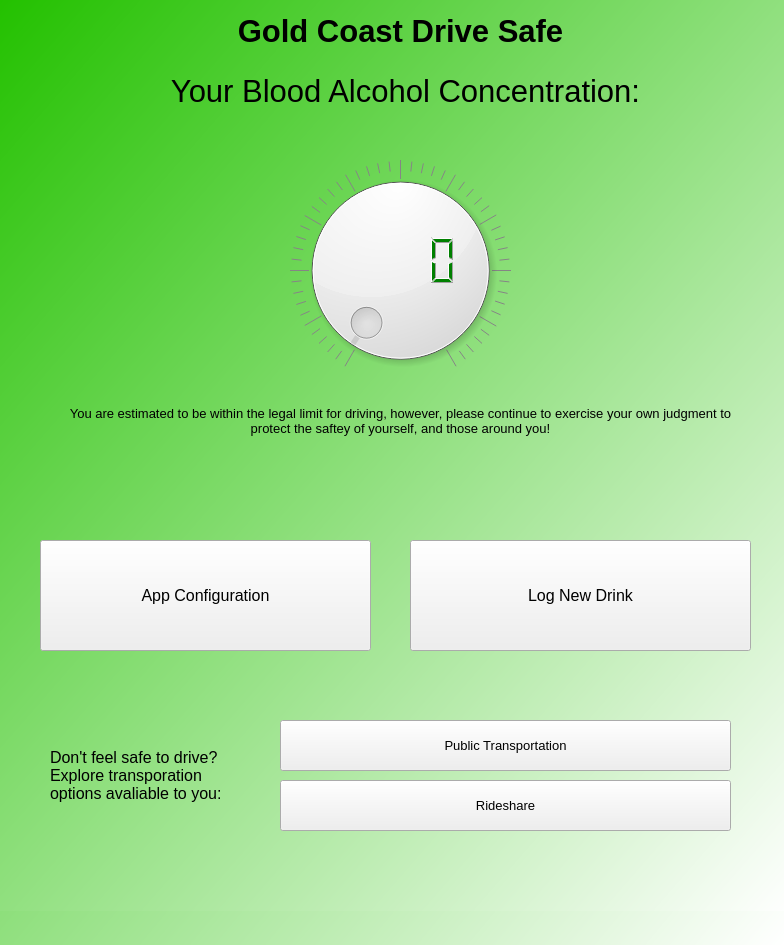
<?xml version="1.0" encoding="UTF-8"?>
<ui version="4.0">
 <class>MainWindow</class>
 <widget class="QMainWindow" name="MainWindow">
  <property name="geometry">
   <rect>
    <x>0</x>
    <y>0</y>
    <width>784</width>
    <height>945</height>
   </rect>
  </property>
  <property name="windowTitle">
   <string>MainWindow</string>
  </property>
  <widget class="QWidget" name="centralwidget">
   <property name="styleSheet">
    <string notr="true">#centralwidget{background-color: qlineargradient(spread:pad, x1:0, y1:0, x2:1, y2:1, stop:0 rgba(35, 193, 0, 255), stop:1 rgba(255, 255, 255, 255));}
</string>
   </property>
   <widget class="QStackedWidget" name="stackedWidget">
    <property name="geometry">
     <rect>
      <x>0</x>
      <y>0</y>
      <width>791</width>
      <height>911</height>
     </rect>
    </property>
    <property name="autoFillBackground">
     <bool>false</bool>
    </property>
    <property name="styleSheet">
     <string notr="true"/>
    </property>
    <widget class="QWidget" name="Homepage">
     <property name="styleSheet">
      <string notr="true">#Homepage{background-color: qlineargradient(spread:pad, x1:0, y1:0, x2:1, y2:1, stop:0 rgba(35, 193, 0, 255), stop:1 rgba(255, 255, 255, 255));}</string>
     </property>
     <widget class="QLabel" name="Title1">
      <property name="geometry">
       <rect>
        <x>0</x>
        <y>10</y>
        <width>801</width>
        <height>41</height>
       </rect>
      </property>
      <property name="font">
       <font>
        <pointsize>23</pointsize>
        <weight>75</weight>
        <bold>true</bold>
        <underline>false</underline>
       </font>
      </property>
      <property name="text">
       <string>Gold Coast Drive Safe</string>
      </property>
      <property name="alignment">
       <set>Qt::AlignCenter</set>
      </property>
     </widget>
     <widget class="QLabel" name="Title2">
      <property name="geometry">
       <rect>
        <x>0</x>
        <y>70</y>
        <width>811</width>
        <height>41</height>
       </rect>
      </property>
      <property name="font">
       <font>
        <pointsize>23</pointsize>
       </font>
      </property>
      <property name="text">
       <string>Your Blood Alcohol Concentration:</string>
      </property>
      <property name="alignment">
       <set>Qt::AlignCenter</set>
      </property>
     </widget>
     <widget class="QDial" name="Dial">
      <property name="geometry">
       <rect>
        <x>290</x>
        <y>160</y>
        <width>221</width>
        <height>221</height>
       </rect>
      </property>
      <property name="maximum">
       <number>100</number>
      </property>
      <property name="value">
       <number>1</number>
      </property>
      <property name="wrapping">
       <bool>false</bool>
      </property>
      <property name="notchesVisible">
       <bool>true</bool>
      </property>
     </widget>
     <widget class="QLCDNumber" name="BACNumber">
      <property name="geometry">
       <rect>
        <x>320</x>
        <y>200</y>
        <width>141</width>
        <height>121</height>
       </rect>
      </property>
      <property name="styleSheet">
       <string notr="true">color: green;</string>
      </property>
      <property name="frameShape">
       <enum>QFrame::NoFrame</enum>
      </property>
      <property name="frameShadow">
       <enum>QFrame::Plain</enum>
      </property>
      <property name="lineWidth">
       <number>0</number>
      </property>
      <property name="smallDecimalPoint">
       <bool>false</bool>
      </property>
      <property name="mode">
       <enum>QLCDNumber::Dec</enum>
      </property>
      <property name="segmentStyle">
       <enum>QLCDNumber::Filled</enum>
      </property>
      <property name="value" stdset="0">
       <double>0.000000000000000</double>
      </property>
      <property name="intValue" stdset="0">
       <number>0</number>
      </property>
     </widget>
     <widget class="QLabel" name="Description">
      <property name="geometry">
       <rect>
        <x>60</x>
        <y>390</y>
        <width>681</width>
        <height>61</height>
       </rect>
      </property>
      <property name="font">
       <font>
        <pointsize>10</pointsize>
       </font>
      </property>
      <property name="styleSheet">
       <string notr="true">color: black;</string>
      </property>
      <property name="text">
       <string>You are estimated to be within the legal limit for driving, however, please continue to exercise your own judgment to protect the saftey of yourself, and those around you!</string>
      </property>
      <property name="alignment">
       <set>Qt::AlignCenter</set>
      </property>
      <property name="wordWrap">
       <bool>true</bool>
      </property>
     </widget>
     <widget class="QPushButton" name="ConfigButton">
      <property name="geometry">
       <rect>
        <x>40</x>
        <y>540</y>
        <width>331</width>
        <height>111</height>
       </rect>
      </property>
      <property name="font">
       <font>
        <pointsize>12</pointsize>
       </font>
      </property>
      <property name="text">
       <string>App Configuration</string>
      </property>
     </widget>
     <widget class="QPushButton" name="LogButton">
      <property name="geometry">
       <rect>
        <x>410</x>
        <y>540</y>
        <width>341</width>
        <height>111</height>
       </rect>
      </property>
      <property name="font">
       <font>
        <pointsize>12</pointsize>
       </font>
      </property>
      <property name="text">
       <string>Log New Drink</string>
      </property>
     </widget>
     <widget class="QLabel" name="Warning">
      <property name="geometry">
       <rect>
        <x>50</x>
        <y>700</y>
        <width>191</width>
        <height>151</height>
       </rect>
      </property>
      <property name="font">
       <font>
        <pointsize>12</pointsize>
       </font>
      </property>
      <property name="text">
       <string>Don't feel safe to drive? Explore transporation options avaliable to you:</string>
      </property>
      <property name="wordWrap">
       <bool>true</bool>
      </property>
     </widget>
     <widget class="QPushButton" name="PublicT">
      <property name="geometry">
       <rect>
        <x>280</x>
        <y>720</y>
        <width>451</width>
        <height>51</height>
       </rect>
      </property>
      <property name="font">
       <font>
        <pointsize>10</pointsize>
        <weight>50</weight>
        <bold>false</bold>
       </font>
      </property>
      <property name="styleSheet">
       <string notr="true"/>
      </property>
      <property name="text">
       <string>Public Transportation</string>
      </property>
     </widget>
     <widget class="QPushButton" name="Rideshare">
      <property name="geometry">
       <rect>
        <x>280</x>
        <y>780</y>
        <width>451</width>
        <height>51</height>
       </rect>
      </property>
      <property name="font">
       <font>
        <pointsize>10</pointsize>
       </font>
      </property>
      <property name="text">
       <string>Rideshare</string>
      </property>
     </widget>
    </widget>
    <widget class="QWidget" name="ConfirmPage">
     <property name="styleSheet">
      <string notr="true">#ConfirmPage{background-color: qlineargradient(spread:pad, x1:0, y1:0, x2:1, y2:1, stop:0 rgba(35, 193, 0, 255), stop:1 rgba(255, 255, 255, 255));}</string>
     </property>
     <widget class="QLabel" name="label">
      <property name="geometry">
       <rect>
        <x>0</x>
        <y>0</y>
        <width>801</width>
        <height>121</height>
       </rect>
      </property>
      <property name="font">
       <font>
        <pointsize>26</pointsize>
        <weight>75</weight>
        <bold>true</bold>
       </font>
      </property>
      <property name="text">
       <string>Drink Detected</string>
      </property>
      <property name="alignment">
       <set>Qt::AlignCenter</set>
      </property>
     </widget>
     <widget class="QLabel" name="DrinkName">
      <property name="geometry">
       <rect>
        <x>-10</x>
        <y>520</y>
        <width>801</width>
        <height>121</height>
       </rect>
      </property>
      <property name="font">
       <font>
        <pointsize>22</pointsize>
        <weight>75</weight>
        <bold>true</bold>
       </font>
      </property>
      <property name="text">
       <string>Drink Name: DRINK NAME HERE</string>
      </property>
      <property name="alignment">
       <set>Qt::AlignCenter</set>
      </property>
     </widget>
     <widget class="QLabel" name="DrinkBrand">
      <property name="geometry">
       <rect>
        <x>0</x>
        <y>610</y>
        <width>801</width>
        <height>121</height>
       </rect>
      </property>
      <property name="font">
       <font>
        <pointsize>22</pointsize>
        <weight>75</weight>
        <bold>true</bold>
       </font>
      </property>
      <property name="text">
       <string>Brand Name: BRAND NAME HERE</string>
      </property>
      <property name="alignment">
       <set>Qt::AlignCenter</set>
      </property>
     </widget>
     <widget class="QPushButton" name="Continue">
      <property name="geometry">
       <rect>
        <x>490</x>
        <y>730</y>
        <width>241</width>
        <height>141</height>
       </rect>
      </property>
      <property name="font">
       <font>
        <pointsize>16</pointsize>
       </font>
      </property>
      <property name="text">
       <string>Continue</string>
      </property>
     </widget>
     <widget class="QPushButton" name="Cancel">
      <property name="geometry">
       <rect>
        <x>70</x>
        <y>730</y>
        <width>241</width>
        <height>141</height>
       </rect>
      </property>
      <property name="font">
       <font>
        <pointsize>16</pointsize>
       </font>
      </property>
      <property name="text">
       <string>Cancel</string>
      </property>
     </widget>
    </widget>
    <widget class="QWidget" name="WeightPage">
     <property name="styleSheet">
      <string notr="true">#WeightPage{background-color: qlineargradient(spread:pad, x1:0, y1:0, x2:1, y2:1, stop:0 rgba(35, 193, 0, 255), stop:1 rgba(255, 255, 255, 255));}</string>
     </property>
     <widget class="QSpinBox" name="spinBox">
      <property name="geometry">
       <rect>
        <x>310</x>
        <y>510</y>
        <width>111</width>
        <height>111</height>
       </rect>
      </property>
      <property name="font">
       <font>
        <pointsize>16</pointsize>
       </font>
      </property>
      <property name="maximum">
       <number>2000</number>
      </property>
     </widget>
     <widget class="QPushButton" name="pushButton">
      <property name="geometry">
       <rect>
        <x>40</x>
        <y>120</y>
        <width>231</width>
        <height>151</height>
       </rect>
      </property>
      <property name="font">
       <font>
        <pointsize>14</pointsize>
       </font>
      </property>
      <property name="text">
       <string>Average Wine 
 Serve (150ml)</string>
      </property>
     </widget>
     <widget class="QPushButton" name="pushButton_2">
      <property name="geometry">
       <rect>
        <x>500</x>
        <y>120</y>
        <width>231</width>
        <height>151</height>
       </rect>
      </property>
      <property name="font">
       <font>
        <pointsize>14</pointsize>
       </font>
      </property>
      <property name="text">
       <string>Pot/Middy 
 Beer (285ml)</string>
      </property>
     </widget>
     <widget class="QPushButton" name="pushButton_3">
      <property name="geometry">
       <rect>
        <x>40</x>
        <y>280</y>
        <width>231</width>
        <height>151</height>
       </rect>
      </property>
      <property name="font">
       <font>
        <pointsize>14</pointsize>
       </font>
      </property>
      <property name="text">
       <string>Beer Can (375ml)</string>
      </property>
     </widget>
     <widget class="QPushButton" name="pushButton_4">
      <property name="geometry">
       <rect>
        <x>500</x>
        <y>280</y>
        <width>231</width>
        <height>151</height>
       </rect>
      </property>
      <property name="font">
       <font>
        <pointsize>14</pointsize>
       </font>
      </property>
      <property name="text">
       <string>Average Champange 
 Serve (100ml)</string>
      </property>
     </widget>
     <widget class="QLabel" name="label_2">
      <property name="geometry">
       <rect>
        <x>100</x>
        <y>20</y>
        <width>591</width>
        <height>61</height>
       </rect>
      </property>
      <property name="font">
       <font>
        <pointsize>20</pointsize>
        <weight>50</weight>
        <bold>false</bold>
       </font>
      </property>
      <property name="text">
       <string>How Much Did you Drink?</string>
      </property>
      <property name="alignment">
       <set>Qt::AlignCenter</set>
      </property>
     </widget>
     <widget class="QPushButton" name="pushButton_5">
      <property name="geometry">
       <rect>
        <x>270</x>
        <y>120</y>
        <width>231</width>
        <height>151</height>
       </rect>
      </property>
      <property name="font">
       <font>
        <pointsize>14</pointsize>
       </font>
      </property>
      <property name="text">
       <string>Standard Spirit (30ml)</string>
      </property>
     </widget>
     <widget class="QPushButton" name="pushButton_6">
      <property name="geometry">
       <rect>
        <x>270</x>
        <y>280</y>
        <width>231</width>
        <height>151</height>
       </rect>
      </property>
      <property name="font">
       <font>
        <pointsize>14</pointsize>
       </font>
      </property>
      <property name="text">
       <string>Cocktail Glass (250ml)</string>
      </property>
     </widget>
     <widget class="QPushButton" name="Cancel_2">
      <property name="geometry">
       <rect>
        <x>30</x>
        <y>730</y>
        <width>241</width>
        <height>141</height>
       </rect>
      </property>
      <property name="font">
       <font>
        <pointsize>16</pointsize>
       </font>
      </property>
      <property name="text">
       <string>Cancel</string>
      </property>
     </widget>
     <widget class="QPushButton" name="Continue_2">
      <property name="geometry">
       <rect>
        <x>510</x>
        <y>730</y>
        <width>241</width>
        <height>141</height>
       </rect>
      </property>
      <property name="font">
       <font>
        <pointsize>16</pointsize>
       </font>
      </property>
      <property name="text">
       <string>Continue</string>
      </property>
     </widget>
     <widget class="QLabel" name="label_3">
      <property name="geometry">
       <rect>
        <x>430</x>
        <y>570</y>
        <width>71</width>
        <height>51</height>
       </rect>
      </property>
      <property name="font">
       <font>
        <pointsize>18</pointsize>
       </font>
      </property>
      <property name="text">
       <string>ml</string>
      </property>
     </widget>
    </widget>
    <widget class="QWidget" name="ConfigPage">
     <property name="styleSheet">
      <string notr="true">#ConfigPage{background-color: qlineargradient(spread:pad, x1:0, y1:0, x2:1, y2:1, stop:0 rgba(35, 193, 0, 255), stop:1 rgba(255, 255, 255, 255));}</string>
     </property>
     <widget class="QLabel" name="label_4">
      <property name="geometry">
       <rect>
        <x>-10</x>
        <y>0</y>
        <width>801</width>
        <height>121</height>
       </rect>
      </property>
      <property name="font">
       <font>
        <pointsize>26</pointsize>
        <weight>75</weight>
        <bold>true</bold>
       </font>
      </property>
      <property name="text">
       <string>App Settings</string>
      </property>
      <property name="alignment">
       <set>Qt::AlignCenter</set>
      </property>
     </widget>
     <widget class="QLabel" name="label_5">
      <property name="geometry">
       <rect>
        <x>10</x>
        <y>180</y>
        <width>71</width>
        <height>31</height>
       </rect>
      </property>
      <property name="font">
       <font>
        <pointsize>18</pointsize>
       </font>
      </property>
      <property name="text">
       <string>Sex:</string>
      </property>
     </widget>
     <widget class="QLabel" name="label_6">
      <property name="geometry">
       <rect>
        <x>10</x>
        <y>250</y>
        <width>111</width>
        <height>41</height>
       </rect>
      </property>
      <property name="font">
       <font>
        <pointsize>18</pointsize>
       </font>
      </property>
      <property name="text">
       <string>Weight:</string>
      </property>
     </widget>
     <widget class="QSpinBox" name="spinBox_2">
      <property name="geometry">
       <rect>
        <x>130</x>
        <y>250</y>
        <width>131</width>
        <height>51</height>
       </rect>
      </property>
      <property name="font">
       <font>
        <pointsize>24</pointsize>
       </font>
      </property>
      <property name="maximum">
       <number>1000</number>
      </property>
     </widget>
     <widget class="QComboBox" name="comboBox">
      <property name="geometry">
       <rect>
        <x>90</x>
        <y>180</y>
        <width>181</width>
        <height>31</height>
       </rect>
      </property>
      <item>
       <property name="text">
        <string>Select From Below:</string>
       </property>
      </item>
      <item>
       <property name="text">
        <string>Male</string>
       </property>
      </item>
      <item>
       <property name="text">
        <string>Female</string>
       </property>
      </item>
      <item>
       <property name="text">
        <string>Other / Perfer Not to Say</string>
       </property>
      </item>
     </widget>
     <widget class="QPushButton" name="pushButton_7">
      <property name="geometry">
       <rect>
        <x>230</x>
        <y>460</y>
        <width>321</width>
        <height>151</height>
       </rect>
      </property>
      <property name="font">
       <font>
        <pointsize>24</pointsize>
       </font>
      </property>
      <property name="text">
       <string>Confirm</string>
      </property>
     </widget>
    </widget>
   </widget>
  </widget>
  <widget class="QMenuBar" name="menubar">
   <property name="geometry">
    <rect>
     <x>0</x>
     <y>0</y>
     <width>784</width>
     <height>26</height>
    </rect>
   </property>
  </widget>
 </widget>
 <resources/>
 <connections/>
</ui>
